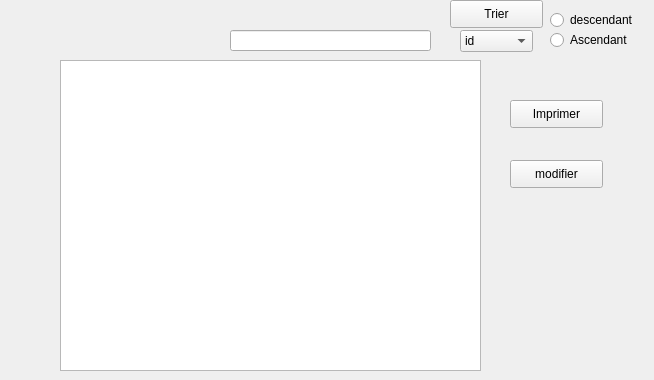
        <widget class="QWidget" name="afficher_3">
         <attribute name="title">
          <string>consulter</string>
         </attribute>
         <widget class="QTableView" name="tableView">
          <property name="geometry">
           <rect>
            <x>60</x>
            <y>60</y>
            <width>421</width>
            <height>311</height>
           </rect>
          </property>
         </widget>
         <widget class="QPushButton" name="im">
          <property name="geometry">
           <rect>
            <x>510</x>
            <y>100</y>
            <width>93</width>
            <height>28</height>
           </rect>
          </property>
          <property name="text">
           <string>Imprimer</string>
          </property>
         </widget>
         <widget class="QLineEdit" name="rechercher">
          <property name="geometry">
           <rect>
            <x>230</x>
            <y>30</y>
            <width>201</width>
            <height>21</height>
           </rect>
          </property>
         </widget>
         <widget class="QComboBox" name="Trier">
          <property name="geometry">
           <rect>
            <x>460</x>
            <y>30</y>
            <width>73</width>
            <height>22</height>
           </rect>
          </property>
          <item>
           <property name="text">
            <string>id</string>
           </property>
          </item>
          <item>
           <property name="text">
            <string>specialite</string>
           </property>
          </item>
         </widget>
         <widget class="QRadioButton" name="desc">
          <property name="geometry">
           <rect>
            <x>550</x>
            <y>10</y>
            <width>95</width>
            <height>20</height>
           </rect>
          </property>
          <property name="text">
           <string>descendant</string>
          </property>
         </widget>
         <widget class="QRadioButton" name="asc">
          <property name="geometry">
           <rect>
            <x>550</x>
            <y>30</y>
            <width>95</width>
            <height>20</height>
           </rect>
          </property>
          <property name="text">
           <string>Ascendant</string>
          </property>
         </widget>
         <widget class="QPushButton" name="tm">
          <property name="geometry">
           <rect>
            <x>450</x>
            <y>0</y>
            <width>93</width>
            <height>28</height>
           </rect>
          </property>
          <property name="text">
           <string>Trier</string>
          </property>
         </widget>
         <widget class="QPushButton" name="select">
          <property name="geometry">
           <rect>
            <x>510</x>
            <y>160</y>
            <width>93</width>
            <height>28</height>
           </rect>
          </property>
          <property name="text">
           <string>modifier</string>
          </property>
         </widget>
        </widget>
